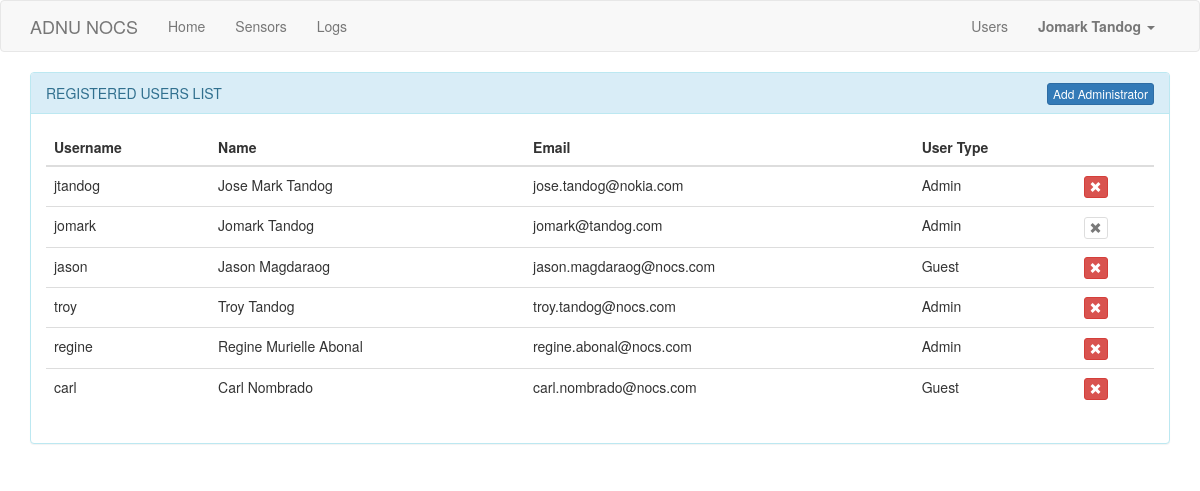
Screenshot of /users (signed in) with the database file from the repository.
### app/models.py (models this page shows, shortened)
class User(UserMixin, db.Model):
	id = db.Column(db.Integer, primary_key=True)
	username = db.Column(db.String(64), index=True, unique=True)
	name = db.Column(db.String(120), index=True, unique=True)
	email = db.Column(db.String(120), index=True, unique=True)
	user_type = db.Column(db.String(120), index=True)
	password_hash = db.Column(db.String(128))
	posts = db.relationship('Post', backref='author', lazy='dynamic')
	about_me = db.Column(db.String(140))
	last_seen = db.Column(db.DateTime, default=datetime.utcnow)
	followed = db.relationship('User', secondary=followers,\
		primaryjoin=(followers.c.follower_id == id),\
		secondaryjoin=(followers.c.followed_id == id),\
		backref=db.backref('followers', lazy='dynamic'), lazy='dynamic')

### app/routes.py (the view)
@app.route('/users')
@login_required
def users():
    if current_user.user_type != 'Admin':
        return redirect(url_for('index'))
    users = User.query.all()
    return render_template('users.html', title='Users', users=users, current_user=current_user)

### app/models.py (called while the page is built)
@login.user_loader
def load_user(id):
	return User.query.get(int(id))

### app/routes.py (called while the page is built)
@app.before_request
def before_request():
    if current_user.is_authenticated:
        current_user.last_seen = datetime.utcnow()
        db.session.commit()

### app/templates/users.html
{% extends "base.html" %}
{% block app_content %}
    <div class="panel panel-info">
      <div class="panel-heading">
        REGISTERED USERS LIST
        <a href="{{ url_for('register', user_type='Admin') }}" class="btn btn-primary btn-xs" style="float: right;">
            Add Administrator
        </a>
      </div>
      <div class="panel-body">
        <table class="table table-hover">
            <thead>
            <tr>
                <th>Username</th>
                <th>Name</th>
                <th>Email</th>
                <th>User Type</th>
                <th></th>
            </tr>
            </thead>
            <tbody>
                {% for user in users%}
                    <tr>
                        <td>{{ user.username }}</td>
                        <td>{{ user.name }}</td>
                        <td>{{ user.email }}</td>
                        <td>{{ user.user_type }}</td>
                        <td>
                            {% if current_user.id == user.id %}
                                <button type="submit" class="btn btn-default btn-xs" disabled="true">
                                    <span class="glyphicon glyphicon-remove" aria-hidden="true"></span>
                                </button>
                            {% else %}
                                <form method="post" action="{{ url_for('remove', id=user.id) }}">
                                    <button type="submit" class="btn btn-danger btn-xs">
                                        <span class="glyphicon glyphicon-remove" aria-hidden="true"></span>
                                    </button>
                                </form>
                            {% endif %}
                        </td>
                    </tr>
                {% endfor %}
            </tbody>
        </table>
      </div>
    </div>
{% endblock %}

### app/templates/base.html (shortened to what this page needs)
{% extends 'bootstrap/base.html' %}
{% block navbar %}
    <nav class="navbar navbar-default">
        <div class="container">
            <div class="navbar-header">
                <a class="navbar-brand" href="{{ url_for('index') }}">ADNU NOCS</a>
            </div>
            <div class="collapse navbar-collapse" id="bs-example-navbar-collapse-1">
                <ul class="nav navbar-nav">
                    <li><a href="{{ url_for('index') }}">Home</a></li>
                    {% if current_user.is_authenticated %}
                    <li><a href="{{ url_for('sensor') }}">Sensors</a></li>
                    <li><a href="{{ url_for('csv_page') }}">Logs</a></li>
                    {% endif %}
                </ul>
                <ul class="nav navbar-nav navbar-right">
                    {% if current_user.is_anonymous %}
                        <li><a href="{{ url_for('login') }}">Login</a></li>
                    {% else %}
                        {% if current_user.user_type == 'Admin' %}
                            <li><a href="{{ url_for('users') }}">Users</a></li>
                        {% endif %}
                        <li class="dropdown">
                        <a href="#" class="dropdown-toggle" data-toggle="dropdown" role="button" aria-haspopup="true" aria-expanded="false"><b> {{ current_user.name }} </b> <span class="caret"></span></a>
                      </li>
                    {% endif %}
                </ul>
            </div>
        </div>
    </nav>
{% endblock %}
{% block content %}
    <div class="container">
        {% block app_content %}{% endblock %}
    </div>
{% endblock %}
{% block styles %}
    {{ super () }}
    <link rel="stylesheet" href="{{ url_for('static', filename='styles.css') }}">
    <link rel="stylesheet" href="{{ url_for('static', filename='dataTables.bootstrap.min.css') }}">
{% endblock %}

### app/static/styles.css (style rules this page uses)
html { overflow-y: scroll; }

### rows the page displays
User: name "Jomark Tandog", username "jomark", email "jomark@tandog.com", user_type "Admin"
User: username "jtandog", name "Jose Mark Tandog", email "jose.tandog@nokia.com", user_type "Admin"
User: username "jason", name "Jason Magdaraog", email "jason.magdaraog@nocs.com", user_type "Guest"
User: username "troy", name "Troy Tandog", email "troy.tandog@nocs.com", user_type "Admin"
User: username "regine", name "Regine Murielle Abonal", email "regine.abonal@nocs.com", user_type "Admin"
User: username "carl", name "Carl Nombrado", email "carl.nombrado@nocs.com", user_type "Guest"
